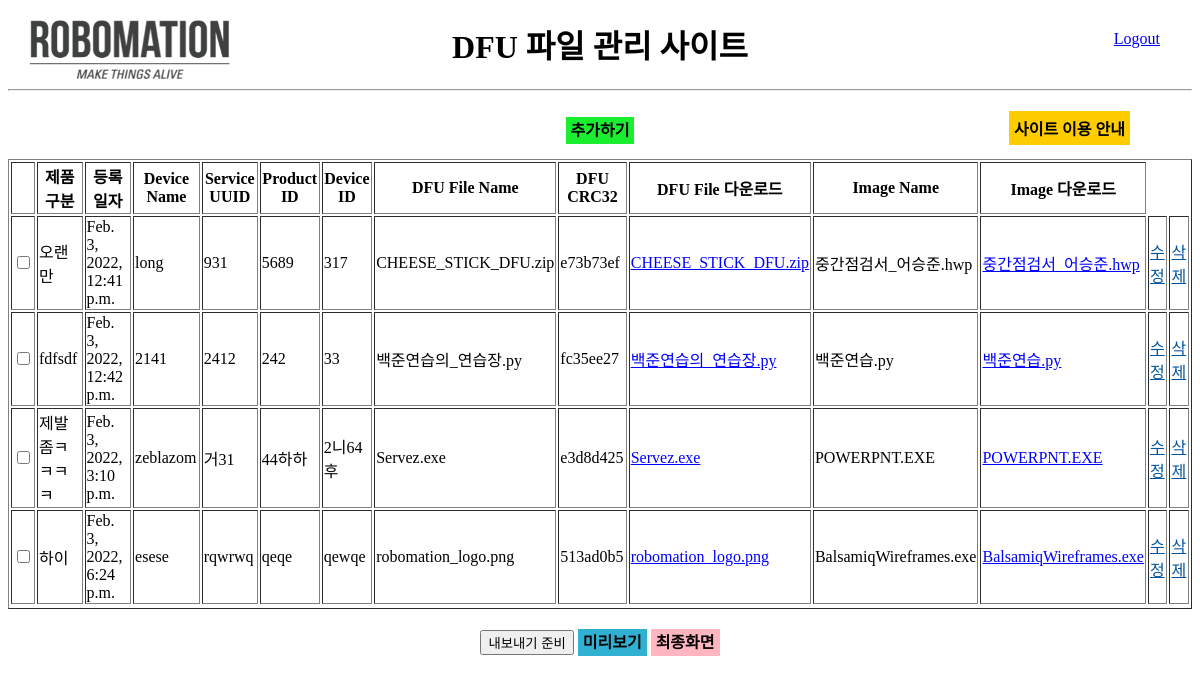
Before: / (signed in) with the older database file.
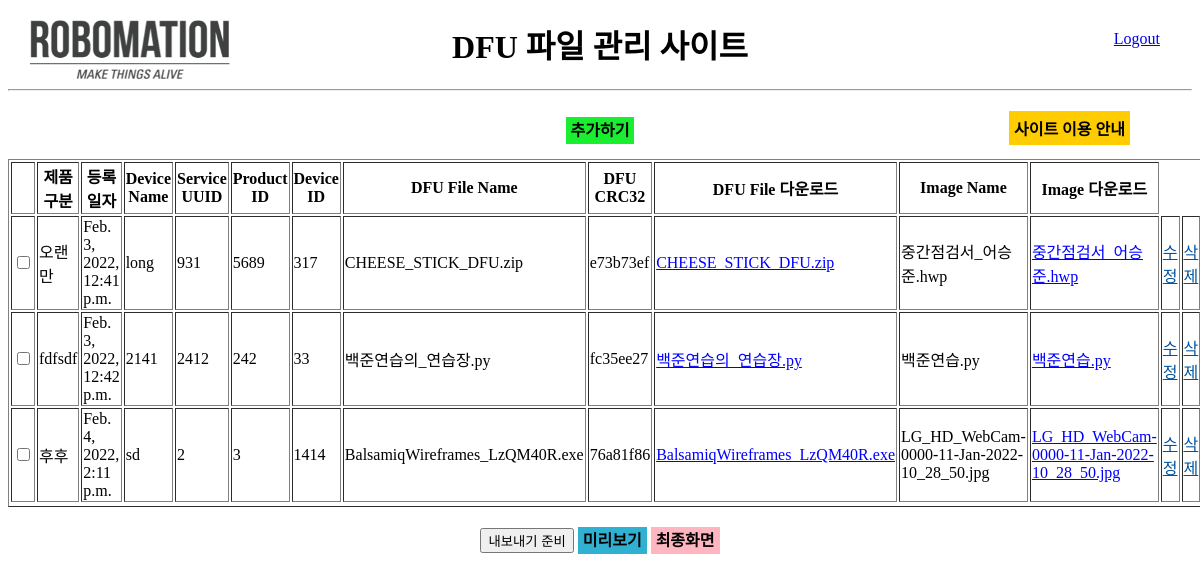
After: the same page with the newer database file.
### crud/models.py (models this page shows)
class crudstudent(models.Model):
    time=models.DateTimeField(auto_now_add=True)
    name_ko=models.CharField(max_length=100)
    name_en=models.CharField(max_length=100)
    service= models.CharField(max_length=100)
    product=models.CharField(max_length=100)
    device=models.CharField(max_length=100)
    uploadedFile = models.FileField(upload_to='')
    crc=models.CharField(max_length=100)
    imageFile = models.FileField(upload_to='')

### crud/views.py (the view, shortened to what this page needs)
# urls.py: path('',views.stdisplay,name="stdisplay"),
def stdisplay(request):
    result=crudstudent.objects.all()
    m_haha = crudstudent.objects.values()
    m_haha = list(m_haha)
    m_lst = []
    m_lst2 = []
    for i in m_haha:
        for j in i.values():
            m_lst.append(j)
        m_lst2.append(m_lst)
        m_lst = []
    m_savest2 = miribogi()
    m_result2 = miribogi.objects.all()
    m_nebonegi = []
    zz=0
    for i in range(0, len(m_result2)):
        if i == len(m_result2) - 1:
            zz = m_result2[i]
    haha = crudstudent.objects.values()
    haha = list(haha) # QuerySet을 리스트로 변환
    lst = [] # 곧 만들 이중리스트의 내부 리스트에 해당
    lst2 = [] # 곧 만들 이중리스트에 해당
    for i in haha: # models.py에 있는 crudstudent db의 object들의 value 값들을 하나씩 돌며 반복
        for j in i.values(): # value 값들의 value값들을 하나씩 돌며 반복하여 내부리스트에 저장
            lst.append(j)
        lst2.append(lst) # 내부리스트에 저장된 값들을 이중리스트에 저장
        lst = [] # 그 다움 내부리스트에 새로운 값들을 저장하기 위해 초기화
    savest2=zebal()
    result2=zebal.objects.all()
    return render(request,"index.html",{"crudstudent":result, "zebal":result2, "z":zz, "m_result2":m_result2})

### templates/index.html (shortened to what this page needs)
<!DOCTYPE html>
<head>
</head>
<body>
  <a href="{% url 'stdisplay' %}"><img src="/static/img/robomation_logo.png" alt="로고"></a>
  <center>
    <h1>DFU 파일 관리 사이트</h1>
    <div id="login_register">
      {% if user.is_authenticated %}
      <a href="{% url 'logout' %}">Logout</a>
      {% else %}
      <a href="{% url 'login' %}">Login</a>
      <a href="{% url 'register' %}">Register</a>
      {% endif %}
    </div>
    <hr>
    <br>
    {% if user.is_authenticated %}
    <a id="insert_link" href="{% url 'stinsert'%}"> 추가하기</a>
    <div id="readme">사이트 이용 안내</div>
    <br>
    <br>
    <form method="post">
    <table border="1">
      <tr>
        <th></th>
        <th>제품 구분</th>
        <th>등록 일자</th>
        <th>Device Name</th>
        <th>Service UUID</th>
        <th>Product ID</th>
        <th>Device ID</th>
        <th>DFU File Name</th>
        <th>DFU CRC32</th>
        <th>DFU File 다운로드</th>
        <th>Image Name</th>
        <th>Image 다운로드</th>
      </tr>
      {% for displayst in crudstudent %}
      <tr>
        <td><input type="checkbox" name="check" value="{{displayst.id}}"></td>
        <td>{{displayst.name_ko}}</td>
        <td>{{displayst.time}}</td>
        <td>{{displayst.name_en}}</td>
        <td>{{displayst.service}}</td>
        <td>{{displayst.product}}</td>
        <td>{{displayst.device}}</td>
        <td>{{displayst.uploadedFile}}</td>
        <td>{{displayst.crc}}</td>
        <td><a style="color:blue;" href="{{displayst.uploadedFile.url}}" download="">{{displayst.uploadedFile}}</a></td>
        <td>{{displayst.imageFile}}</td>
        <td><a style="color:blue;" href="{{displayst.imageFile.url}}" download="">{{displayst.imageFile}}</a></td>
        <td><a style="color:#00549f;" href="/Edit/{{displayst.id}}">수정</a></td>
        <td><a style="color:#00549f;" href="/Delete/{{displayst.id}}" onclick="return confirm('정말로 {{displayst.id}}번 데이터를 삭제하시겠습니까?')">삭제</a></td>
      </tr>
      {% endfor %}
    </table>
    <div id="nebo_miri_buttons">
        <input type="submit" value="내보내기 준비"/>
        <div id="miribogi_div">미리보기</div>
        <a id="final_link" href="{% url 'stfinal'%}">최종화면</a>
    </div>
    </form>
  </center>
  {% else %}
  로그인이 필요한 서비스입니다.
  {% endif %}
</body>
</html>

### templates/index.html (style rules this page uses)
#miribogi_div { background-color: rgb(49, 177, 209); display: inline; padding: 5px; font-weight: bold; }
#nebo_miri_buttons { margin-top: 20px; }
#final_link { background-color: #ffb6c1; color: black; text-decoration: none; padding: 5px; font-weight: bold; }
#insert_link { background-color: #1aee30; color: black; text-decoration: none; padding: 5px; font-weight: bold; }
img { position: absolute; top: 0; left: 0; margin: 20px 30px; width: 200px; height: 59.3px }
#login_register { position: absolute; top: 30px; right: 40px; }
#readme { background-color: #ffcc00; padding: 5px; font-weight: bold; position: absolute; right: 70px; margin-top: -30px; }

Changed rows visible on the page:
removed crudstudent: name_ko "제발좀ㅋㅋㅋㅋ", time "Feb. 3, 2022, 3:10 p.m.", name_en "zeblazom", service "거31", product "44하하", device "2니64후", uploadedFile "Servez.exe", crc "e3d8d425", imageFile "POWERPNT.EXE"
removed crudstudent: name_ko "하이", time "Feb. 3, 2022, 6:24 p.m.", name_en "esese", service "rqwrwq", product "qeqe", device "qewqe", uploadedFile "robomation_logo.png", crc "513ad0b5", imageFile "BalsamiqWireframes.exe"
added crudstudent: name_ko "후후", time "Feb. 4, 2022, 2:11 p.m.", name_en "sd", service "2", product "3", device "1414", uploadedFile "BalsamiqWireframes_LzQM40R.exe", crc "76a81f86", imageFile "LG_HD_WebCam-0000-11-Jan-2022-10_28_50.jpg"
